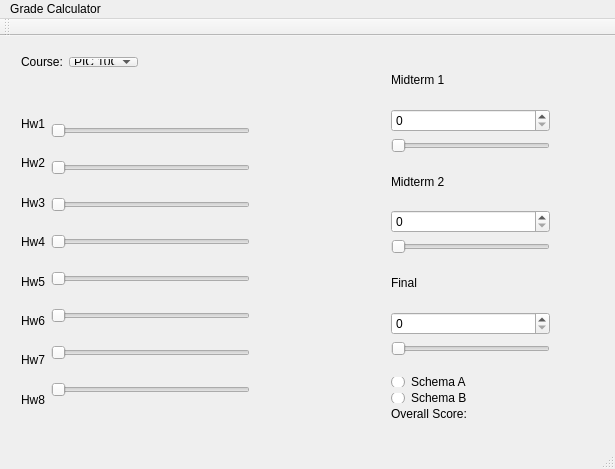
<?xml version="1.0" encoding="UTF-8"?>
<ui version="4.0">
 <class>MainWindow</class>
 <widget class="QMainWindow" name="MainWindow">
  <property name="geometry">
   <rect>
    <x>0</x>
    <y>0</y>
    <width>615</width>
    <height>469</height>
   </rect>
  </property>
  <property name="windowTitle">
   <string>MainWindow</string>
  </property>
  <widget class="QWidget" name="centralWidget">
   <widget class="QWidget" name="layoutWidget">
    <property name="geometry">
     <rect>
      <x>10</x>
      <y>60</y>
      <width>251</width>
      <height>331</height>
     </rect>
    </property>
    <layout class="QHBoxLayout" name="horizontalLayout">
     <item>
      <layout class="QVBoxLayout" name="verticalLayout_2">
       <item>
        <widget class="QLabel" name="hw1">
         <property name="text">
          <string>Hw1</string>
         </property>
        </widget>
       </item>
       <item>
        <widget class="QLabel" name="hw2">
         <property name="text">
          <string>Hw2</string>
         </property>
        </widget>
       </item>
       <item>
        <widget class="QLabel" name="hw3">
         <property name="text">
          <string>Hw3</string>
         </property>
        </widget>
       </item>
       <item>
        <widget class="QLabel" name="hw4">
         <property name="text">
          <string>Hw4</string>
         </property>
        </widget>
       </item>
       <item>
        <widget class="QLabel" name="hw5">
         <property name="text">
          <string>Hw5</string>
         </property>
        </widget>
       </item>
       <item>
        <widget class="QLabel" name="hw6">
         <property name="text">
          <string>Hw6</string>
         </property>
        </widget>
       </item>
       <item>
        <widget class="QLabel" name="hw7">
         <property name="text">
          <string>Hw7</string>
         </property>
        </widget>
       </item>
       <item>
        <widget class="QLabel" name="hw8">
         <property name="text">
          <string>Hw8</string>
         </property>
        </widget>
       </item>
      </layout>
     </item>
     <item>
      <layout class="QVBoxLayout" name="verticalLayout">
       <item>
        <widget class="QSlider" name="hw1_s">
         <property name="orientation">
          <enum>Qt::Horizontal</enum>
         </property>
        </widget>
       </item>
       <item>
        <widget class="QSlider" name="hw2_s">
         <property name="orientation">
          <enum>Qt::Horizontal</enum>
         </property>
        </widget>
       </item>
       <item>
        <widget class="QSlider" name="hw3_s">
         <property name="orientation">
          <enum>Qt::Horizontal</enum>
         </property>
        </widget>
       </item>
       <item>
        <widget class="QSlider" name="hw4_s">
         <property name="styleSheet">
          <string notr="true"/>
         </property>
         <property name="orientation">
          <enum>Qt::Horizontal</enum>
         </property>
        </widget>
       </item>
       <item>
        <widget class="QSlider" name="hw5_s">
         <property name="orientation">
          <enum>Qt::Horizontal</enum>
         </property>
        </widget>
       </item>
       <item>
        <widget class="QSlider" name="hw6_s">
         <property name="orientation">
          <enum>Qt::Horizontal</enum>
         </property>
        </widget>
       </item>
       <item>
        <widget class="QSlider" name="hw7_s">
         <property name="orientation">
          <enum>Qt::Horizontal</enum>
         </property>
        </widget>
       </item>
       <item>
        <widget class="QSlider" name="hw8_s">
         <property name="orientation">
          <enum>Qt::Horizontal</enum>
         </property>
        </widget>
       </item>
      </layout>
     </item>
    </layout>
   </widget>
   <widget class="QWidget" name="layoutWidget">
    <property name="geometry">
     <rect>
      <x>10</x>
      <y>10</y>
      <width>139</width>
      <height>32</height>
     </rect>
    </property>
    <layout class="QHBoxLayout" name="horizontalLayout_2">
     <item>
      <widget class="QLabel" name="label_course">
       <property name="text">
        <string>Course:</string>
       </property>
      </widget>
     </item>
     <item>
      <widget class="QComboBox" name="box_course">
       <item>
        <property name="text">
         <string>PIC 10C</string>
        </property>
       </item>
       <item>
        <property name="text">
         <string>PIC 10B</string>
        </property>
       </item>
       <item>
        <property name="text">
         <string>PIC 10A</string>
        </property>
       </item>
      </widget>
     </item>
    </layout>
   </widget>
   <widget class="QWidget" name="layoutWidget">
    <property name="geometry">
     <rect>
      <x>380</x>
      <y>10</y>
      <width>181</width>
      <height>321</height>
     </rect>
    </property>
    <layout class="QVBoxLayout" name="verticalLayout_3">
     <item>
      <widget class="QLabel" name="mt1">
       <property name="text">
        <string>Midterm 1</string>
       </property>
      </widget>
     </item>
     <item>
      <widget class="QSpinBox" name="mt1box"/>
     </item>
     <item>
      <widget class="QSlider" name="mt1slide">
       <property name="orientation">
        <enum>Qt::Horizontal</enum>
       </property>
      </widget>
     </item>
     <item>
      <widget class="QLabel" name="mt2">
       <property name="text">
        <string>Midterm 2</string>
       </property>
      </widget>
     </item>
     <item>
      <widget class="QSpinBox" name="mt2box"/>
     </item>
     <item>
      <widget class="QSlider" name="mt2slide">
       <property name="orientation">
        <enum>Qt::Horizontal</enum>
       </property>
      </widget>
     </item>
     <item>
      <widget class="QLabel" name="final_2">
       <property name="text">
        <string>Final</string>
       </property>
      </widget>
     </item>
     <item>
      <widget class="QSpinBox" name="finalbox"/>
     </item>
     <item>
      <widget class="QSlider" name="finalslide">
       <property name="orientation">
        <enum>Qt::Horizontal</enum>
       </property>
      </widget>
     </item>
    </layout>
   </widget>
   <widget class="QWidget" name="layoutWidget">
    <property name="geometry">
     <rect>
      <x>380</x>
      <y>330</y>
      <width>181</width>
      <height>64</height>
     </rect>
    </property>
    <layout class="QVBoxLayout" name="verticalLayout_4">
     <item>
      <widget class="QRadioButton" name="sch_a">
       <property name="text">
        <string>Schema A</string>
       </property>
      </widget>
     </item>
     <item>
      <widget class="QRadioButton" name="sch_b">
       <property name="text">
        <string>Schema B</string>
       </property>
      </widget>
     </item>
     <item>
      <layout class="QHBoxLayout" name="horizontalLayout_3">
       <item>
        <widget class="QLabel" name="Overall">
         <property name="text">
          <string>Overall Score:</string>
         </property>
        </widget>
       </item>
       <item>
        <widget class="QLabel" name="score_o">
         <property name="text">
          <string/>
         </property>
        </widget>
       </item>
      </layout>
     </item>
    </layout>
   </widget>
  </widget>
  <widget class="QMenuBar" name="menuBar">
   <property name="geometry">
    <rect>
     <x>0</x>
     <y>0</y>
     <width>615</width>
     <height>22</height>
    </rect>
   </property>
   <widget class="QMenu" name="menuGrade_Calculator">
    <property name="title">
     <string>Grade Calculator</string>
    </property>
   </widget>
   <addaction name="menuGrade_Calculator"/>
  </widget>
  <widget class="QToolBar" name="mainToolBar">
   <attribute name="toolBarArea">
    <enum>TopToolBarArea</enum>
   </attribute>
   <attribute name="toolBarBreak">
    <bool>false</bool>
   </attribute>
  </widget>
  <widget class="QStatusBar" name="statusBar"/>
 </widget>
 <layoutdefault spacing="6" margin="11"/>
 <resources/>
 <connections/>
</ui>
